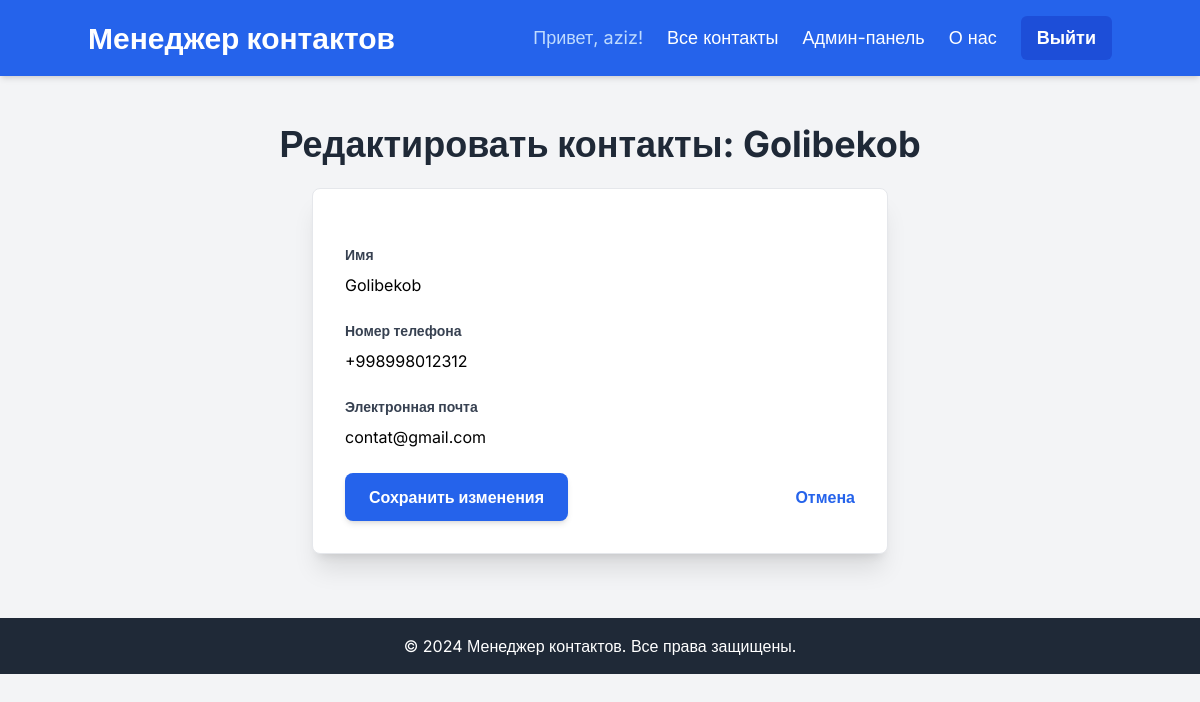
/contacts/edit/16/ (signed in), run on the app's committed database.
### contacts/models.py (models this page shows, shortened)
class Contact(models.Model):
    name = models.CharField(max_length=100)
    phone_number = models.CharField(max_length=20,unique=True)
    email = models.EmailField(unique=True)
    created_at = models.DateTimeField(auto_now_add=True)
    class Meta:
        ordering = ['name']

### contacts/views.py (the view)
# urls.py: path('edit/<int:pk>/', views.edit_contact, name='edit_contact'), # Resolves to /contacts/edit/PK/
@login_required
def edit_contact(request, pk):
    contact = get_object_or_404(Contact, pk=pk)
    if request.method == "POST":
        form = ContactForm(request.POST, instance=contact)
        if form.is_valid():
            form.save()
            return redirect('/contacts/')
    else:
            form = ContactForm(instance=contact)
    context = {
        "form": form,
        'page_title': f'Редактировать контакты: {contact.name}',
        'submit_button_text': 'Сохранить изменения',
    }
    return render(request,'contacts/edit_contact.html',context)

### contacts/forms.py
class ContactForm(forms.ModelForm):
    class Meta:
        model = Contact
        fields = ['name','phone_number','email']
        labels = {
            'name': "Имя",
            'phone_number': "Номер телефона",
            'email': 'Электронная почта'
        }
        widgets = {
            'name': forms.TextInput(attrs={'placeholder': 'Имя контакта', 'class': 'form-input'}),
            'phone_number': forms.TextInput(attrs={'placeholder': 'XXX-XXX-XXXX', 'class': 'form-input'}),
            'email': forms.EmailInput(attrs={'placeholder': 'contact@example.com', 'class': 'form-input'}),
        }

### templates/contacts/edit_contact.html (shortened to what this page needs)
{% extends 'base.html' %}
{% block page_title_block %}{{ page_title }}{% endblock %}
{% block content %}
    <div class="max-w-xl mx-auto bg-white p-8 rounded-lg shadow-xl border border-gray-200">
        <form method="post" class="space-y-6">
            {% for field in form %}
                <div class="mb-4">
                    <label for="{{ field.id_for_label }}" class="block text-gray-700 text-sm font-bold mb-2">
                        {{ field.label }}
                    </label>
                    {{ field }}
                </div>
            {% endfor %}
            <div class="flex items-center justify-between mt-6">
                <button type="submit" class="bg-blue-600 hover:bg-blue-700 text-white font-bold py-3 px-6 rounded-lg shadow-md transition duration-300 ease-in-out transform hover:scale-105 focus:outline-none focus:ring-2 focus:ring-blue-500 focus:ring-opacity-50">
                    {{ submit_button_text }}
                </button>
                <a href="{% url 'contacts:contact_list' %}" class="inline-block align-baseline font-bold text-blue-600 hover:text-blue-800 transition duration-300">
                    Отмена
                </a>
            </div>
        </form>
    </div>
{% endblock %}

### templates/base.html (shortened to what this page needs)
<!DOCTYPE html>
<html lang="ru">
<head>
    <script src="https://cdn.tailwindcss.com"></script>
</head>
<body>
    <header class="bg-blue-600 text-white p-4 shadow-md">
        <div class="container mx-auto flex justify-between items-center">
            <a href="{% url 'home' %}" class="text-3xl font-bold hover:text-blue-200 transition duration-300">
                Менеджер контактов
            </a>
            <nav>
                <ul class="flex space-x-6 text-lg items-center">
                    {% if user.is_authenticated %}
                        <li>
                            <span class="text-blue-200">Привет, {{ user.username }}!</span>
                        </li>
                        <li>
                            <a href="{% url 'contacts:contact_list' %}" class="hover:text-blue-200 transition duration-300">Все контакты</a>
                        </li>
                        <li>
                            <a href="{% url 'admin:index' %}" class="hover:text-blue-200 transition duration-300">Админ-панель</a>
                        </li>
                        <li>
                            <a href="{% url 'contacts:about' %}" class="hover:text-blue-200 transition duration-300">О нас</a>
                        </li>
                        <li>
                            <form action="{% url 'logout' %}" method="post" class="inline">
                                <button type="submit" class="bg-blue-700 hover:bg-blue-800 text-white font-bold py-2 px-4 rounded-md transition duration-300 ease-in-out transform hover:scale-105 focus:outline-none focus:ring-2 focus:ring-blue-500 focus:ring-opacity-50">
                                    Выйти
                                </button>
                            </form>
                        </li>
                    {% endif %}
                </ul>
            </nav>
        </div>
    </header>
    <main class="container mx-auto mt-8 p-4">
        <h1 class="text-4xl font-bold text-gray-800 mb-6 text-center">{% block page_title_block %}{% endblock %}</h1>
        {% block content %}
        {% endblock %}
    </main>
    <footer class="bg-gray-800 text-white p-4 mt-12 text-center">
        <div class="container mx-auto">
            <p>&copy; 2024 Менеджер контактов. Все права защищены.</p>
        </div>
    </footer>
</body>
</html>

### templates/base.html (style rules this page uses)
body { font-family: 'Inter', sans-serif; background-color: #f3f4f6; }

### templates/contacts/edit_contact.html (style rules this page uses)
.form-input { @apply shadow appearance-none border rounded w-full py-2 px-3 text-gray-700 leading-tight focus:outline-none focus:shadow-outline focus:border-blue-500; }

### data on the page
Contact: form "Golibekob" "+998998012312" "contat@gmail.com"

### other printed values
{{ user.username }} "aziz"
{{ page_title }} "Редактировать контакты: Golibekob"
{{ field.label }} "Имя" "Номер телефона" "Электронная почта"
{{ submit_button_text }} "Сохранить изменения"
